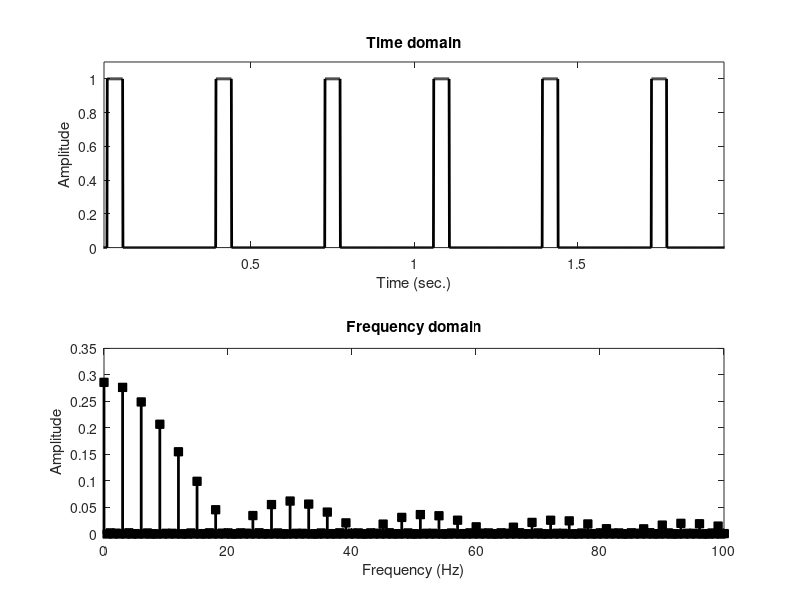
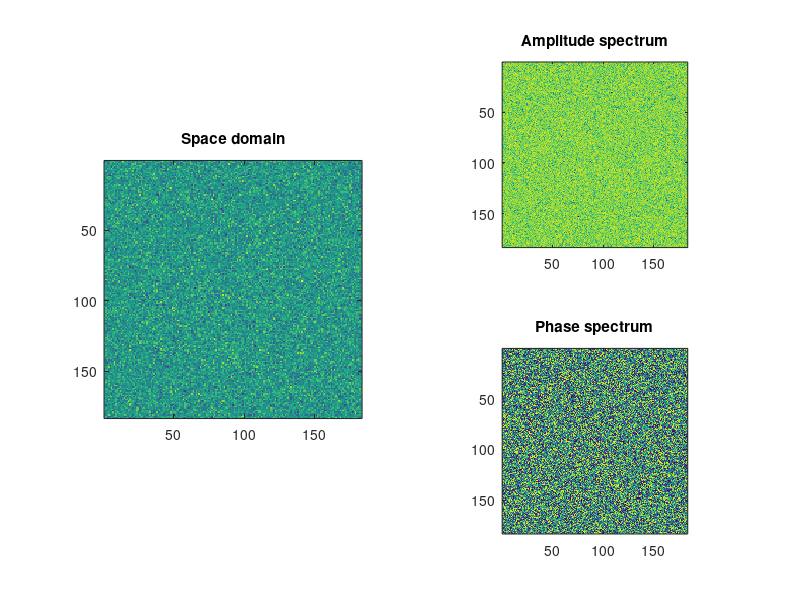

Recreate these plots in MATLAB, in order.
%     COURSE: Understand the Fourier transform and its applications
%    SECTION: Introductions
%      VIDEO: Examples of Fourier transform applications
% Instructor: mikexcohen.com
%
%%

%% 1D examples

srate = 1000;
time  = 0:1/srate:2-1/srate;
n     = length(time);
hz    = linspace(0,srate,n);

% %%% pure sine wave
% signal = sin(2*pi*5*time);
%
% %%% multispectral wave
% signal = 2*sin(2*pi*5*time) + 3*sin(2*pi*7*time) + 5*sin(2*pi*14*time);
%
% %%% white noise
% signal = randn(size(time));
%
% %%% Brownian noise (aka random walk)
% signal = cumsum(randn(size(time)));
%
% %%% 1/f noise
% ps   = exp(1i*2*pi*rand(1,n/2)) .* .1+exp(-(1:n/2)/50);
% ps   = [ps ps(:,end:-1:1)];
% signal = real(ifft(ps)) * n;

 %%% square wave
 signal = zeros(size(time));
 signal(sin(2*pi*3*time)>.9) = 1;

% %%% AM (amplitude modulation)
% signal = 10*interp1(rand(1,10),linspace(1,10,n),'spline') .* sin(2*pi*40*time);

% %%% FM (frequency modulation)
% freqmod = 20*interp1(rand(1,10),linspace(1,10,n));
% signal  = sin( 2*pi * ((10*time + cumsum(freqmod))/srate) );
%
% %%% filtered noise
% signal = randn(size(time));
% s  = 5*(2*pi-1)/(4*pi);       % normalized width
% fx = exp(-.5*((hz-10)/s).^2); % gaussian
% fx = fx./max(fx);             % gain-normalize
% signal = 20*real( ifft( fft(signal).*fx) );



% compute amplitude spectrum
ampl = 2*abs(fft(signal)/n);

% plot in time domain
figure(1), clf
subplot(211)
plot(time,signal,'k','linew',2)
xlabel('Time (sec.)'), ylabel('Amplitude')
title('Time domain')
set(gca,'xlim',[time(1)+.05 time(end)-.05],'ylim',[min(signal)*1.1 max(signal)*1.1])

% plot in frequency domain
subplot(212)
stem(hz,ampl,'k-s','linew',2,'markerfacecolor','k')
xlabel('Frequency (Hz)'), ylabel('Amplitude')
title('Frequency domain')
set(gca,'xlim',[0 100])


%% 2D examples


%%% gabor patch
width = 20;   % width of gaussian
sphs  = pi/4; % sine phase

lims = [-91 91];
[x,y] = ndgrid(lims(1):lims(2),lims(1):lims(2));
xp = x*cos(sphs) + y*sin(sphs);
yp = y*cos(sphs) - x*sin(sphs);
gaus2d = exp(-(xp.^2 + yp.^2) ./ (2*width^2));
sine2d = sin( 2*pi*.02*xp );
img = sine2d .* gaus2d;


%%% white noise
img = randn(size(img));
%
%
% %%% portrait
% lenna = imread('Lenna.png');
% img   = double(mean(lenna,3));
% imgL  = img;
%
%
% %%% low-pass filtered Lenna
% width = .1;   % width of gaussian (normalized Z units)
% [x,y] = ndgrid(zscore(1:size(imgL,1)),zscore(1:size(imgL,2)));
% gaus2d= exp(-(x.^2 + y.^2) ./ (2*width^2)); % add 1- at beginning to invert filter
% imgX  = fftshift(fft2(imgL));
% img   = real(ifft2(fftshift(imgX.*gaus2d)));
%
%
% %%% high-pass filtered Lenna
% width = .3;   % width of gaussian (normalized Z units)
% [x,y] = ndgrid(zscore(1:size(imgL,1)),zscore(1:size(imgL,2)));
% gaus2d= 1-(exp(-(x.^2 + y.^2) ./ (2*width^2))); % add 1- at beginning to invert filter
% imgX  = fftshift(fft2(imgL));
% img   = real(ifft2(fftshift(imgX.*gaus2d)));
%
%
%
% %%% phase-scrambled Lenna
% imgX  = fftshift(fft2(imgL));
% powr2 = abs(imgX);
% phas2 = angle(imgX);
% img   = real(ifft2(fftshift( powr2.*exp(1i*reshape(phas2(randperm(numel(phas2))),size(phas2))) )));





% power and phase spectra
imgX  = fftshift(fft2(img));
powr2 = log(abs(imgX));
phas2 = angle(imgX);


figure(2), clf
subplot(121)
imagesc(img), axis square
title('Space domain')

subplot(222)
imagesc(powr2), axis square
title('Amplitude spectrum')

subplot(224)
imagesc(phas2), axis square
title('Phase spectrum')

%% done.

